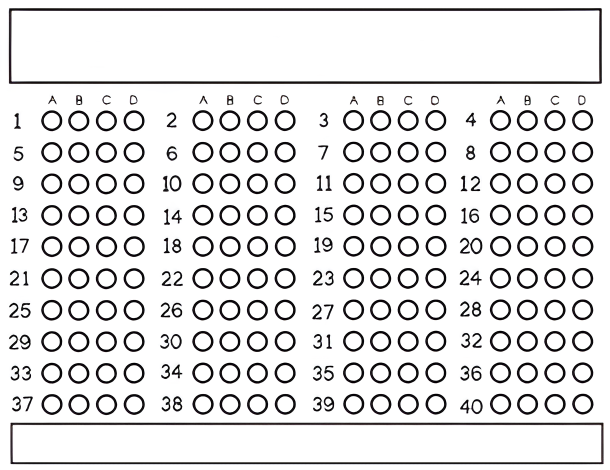
#> input picture form.png, 1220 x 940 px (shown at 1/2 size)
$ python test_grader.py --image form.png
#> lines starting #> are read from the running program, lines starting #| are printed output that depends on the picture; after the words box and inside, x2 and y2 are one past the last pixel; in counts of white or black regions, pixels touching at a corner belong together
### collect_data.py
import os
import pandas as pd
from pathlib import Path

def Collect_Data():
    # Get path to answer file
    cwd_path = os.path.realpath(os.getcwd())
    while True:
        file_name = input("Please enter the answer file name: ")
        path = cwd_path + "\\" + file_name + ".xlsx"
        if file_name == "":
            continue
        elif os.path.exists(path):
            break
        else:
            continue

    # Get the sheets name
    ids =  (pd.ExcelFile(path)).sheet_names

    # Get the paper's id
    while True:
        pid = input('Please enter paper\'s id: ')
        if pid == "":
            continue
        if pid in ids:
            break
        else:
            continue

    # Read dataframe
    values= []
    values.append((pd.read_excel(path, sheet_name = pid, header = None)).values)
    values[0] = values[0].flatten()
    return values[0]

### test_grader.py
# Import the necessary packages
import cv2
import imutils
import argparse
import numpy as np
from imutils import contours
from collect_data import Collect_Data
from skimage.filters import threshold_local

# Construct the argument parse and parse the arguments
ap = argparse.ArgumentParser()
ap.add_argument("-i", "--image", required=True, help="Path to the input image")
args = vars(ap.parse_args())

# Load the image, cut out the edges, convert it to gray scale,
# blur it slightly, then threshold it using Otsu
image = cv2.imread(args["image"])
#> image is the input picture: shape (940, 1220, 3); mean B, G, R 227.5, 227.1, 227.5
(a, b, c) = image.shape
#> a = 940; b = 1220; c = 3
image = image[10:a-10, 10:b-10]
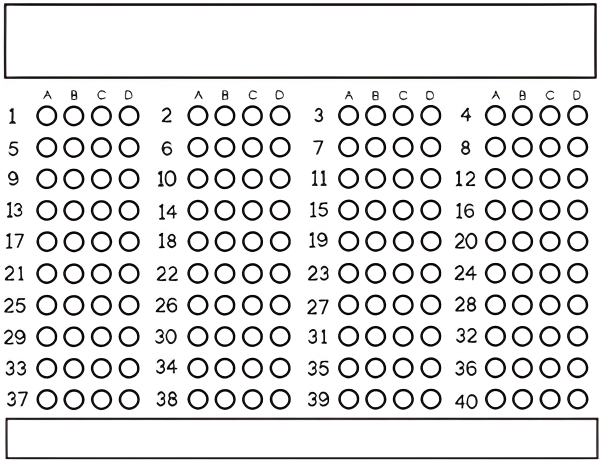
#> image: shape (920, 1200, 3) (shown at 1/2 size); mean B, G, R 226.4, 226, 226.4
gray = cv2.cvtColor(image, cv2.COLOR_BGR2GRAY)
(ret, thresh) = cv2.threshold(gray,  0, 255, cv2.THRESH_BINARY_INV | cv2.THRESH_OTSU)
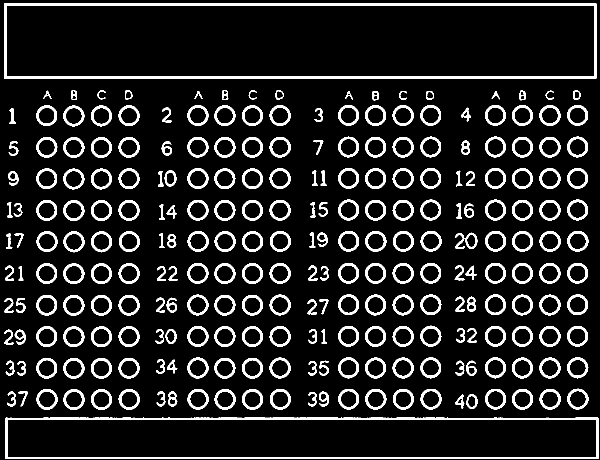
#> thresh: shape (920, 1200) (shown at 1/2 size); 11.8% white; 249 white regions
#> ret = 139

cv2.imshow('Otsu Threshold', imutils.resize(thresh, height = 650))
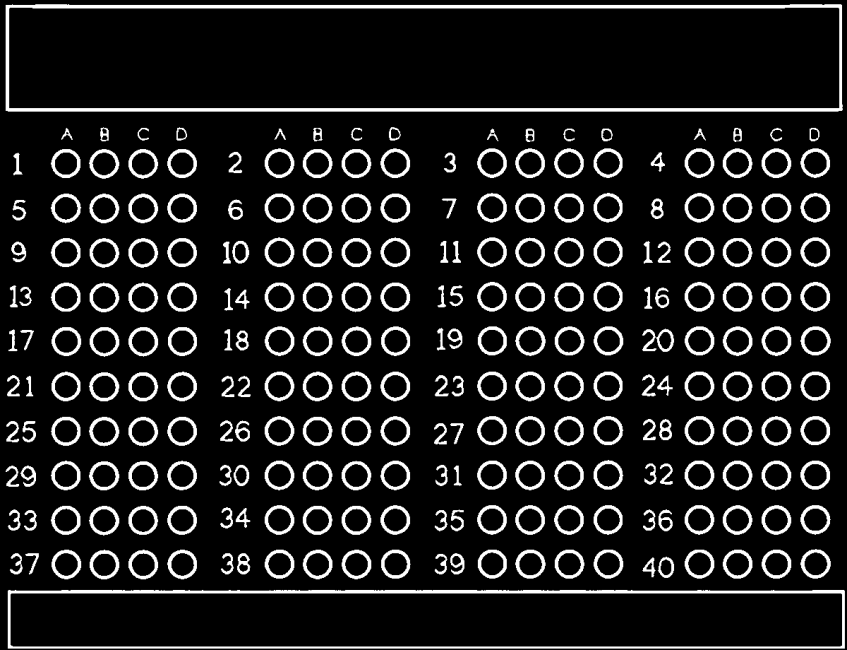
#> window 'Otsu Threshold': shape (650, 847); min 0, max 255, mean 30.1
cv2.waitKey(0)

# Find contours in the thresholded image, then initialize
# the list of contours that correspond to questions
cnts = cv2.findContours(thresh.copy(), cv2.RETR_EXTERNAL, cv2.CHAIN_APPROX_SIMPLE)
#> cnts = 249 contours; largest, box (x1, y1, x2, y2) and area: (8, 6, 1194, 158) 177718, (11, 835, 1197, 918) 96588, (1079, 210, 1121, 252) 1317, (375, 715, 417, 757) 1315, (730, 210, 772, 252) 1314
cnts = imutils.grab_contours(cnts)
questionCnts = []

# Loop over the contours
for c in cnts:
	# Compute the bounding box of the contour, then use the
	# bounding box to derive the aspect ratio
	(x, y, w, h) = cv2.boundingRect(c)
	ar = w / float(h)

	# In order to label the contour as a question, region
	# should be sufficiently wide, sufficiently tall, and
	# have an aspect ratio approximately equal to 1
	if 70 >= w >= 30 and 70 >= h >= 30 and ar >= 0.8 and ar <= 1.2:
		questionCnts.append(c)
#> this loop made 249 passes
#> (x, y, w, h, ar) on passes 1 to 3: (11, 835, 1186, 83, 14.29), (910, 789, 19, 28, 0.679), (932, 788, 23, 30, 0.767)
#> after the loop, questionCnts = 160 contours; largest, box (x1, y1, x2, y2) and area: (1079, 210, 1121, 252) 1317, (375, 715, 417, 757) 1315, (730, 210, 772, 252) 1314, (1079, 715, 1121, 757) 1313, (127, 778, 169, 820) 1311

def x_cord_contour(contours):
    # Returns the X cordinate for the contour centroid
    if cv2.contourArea(contours) > 10:
        M = cv2.moments(contours)
        return (int(M['m10']/M['m00']))
    else:
        pass

# Sort the question contours top-to-bottom, then initialize
# the total number of correct answers
questionCnts = contours.sort_contours(questionCnts, method="top-to-bottom")[0]
#> questionCnts = 160 contours; largest, box (x1, y1, x2, y2) and area: (1079, 210, 1121, 252) 1317, (375, 715, 417, 757) 1315, (730, 210, 772, 252) 1314, (1079, 715, 1121, 757) 1313, (375, 210, 417, 252) 1311
#> the loop in Collect_Data, `while True:` made 3 passes; the answer given on pass 1: form.png
correct = 0
#> (the run stopped early here; a loop or call above may not have finished)
